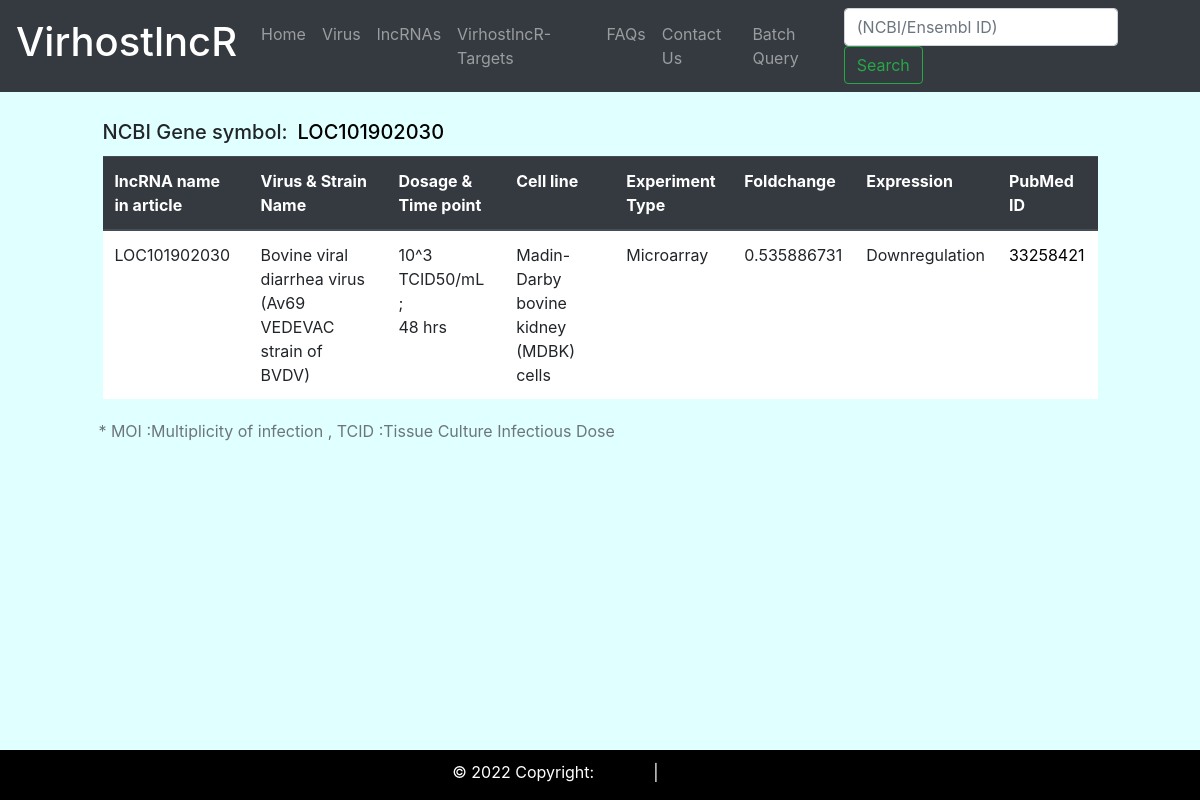
/VirhostlncR/rnadetials/LOC101902030/, run on an earlier commit of the app's database.
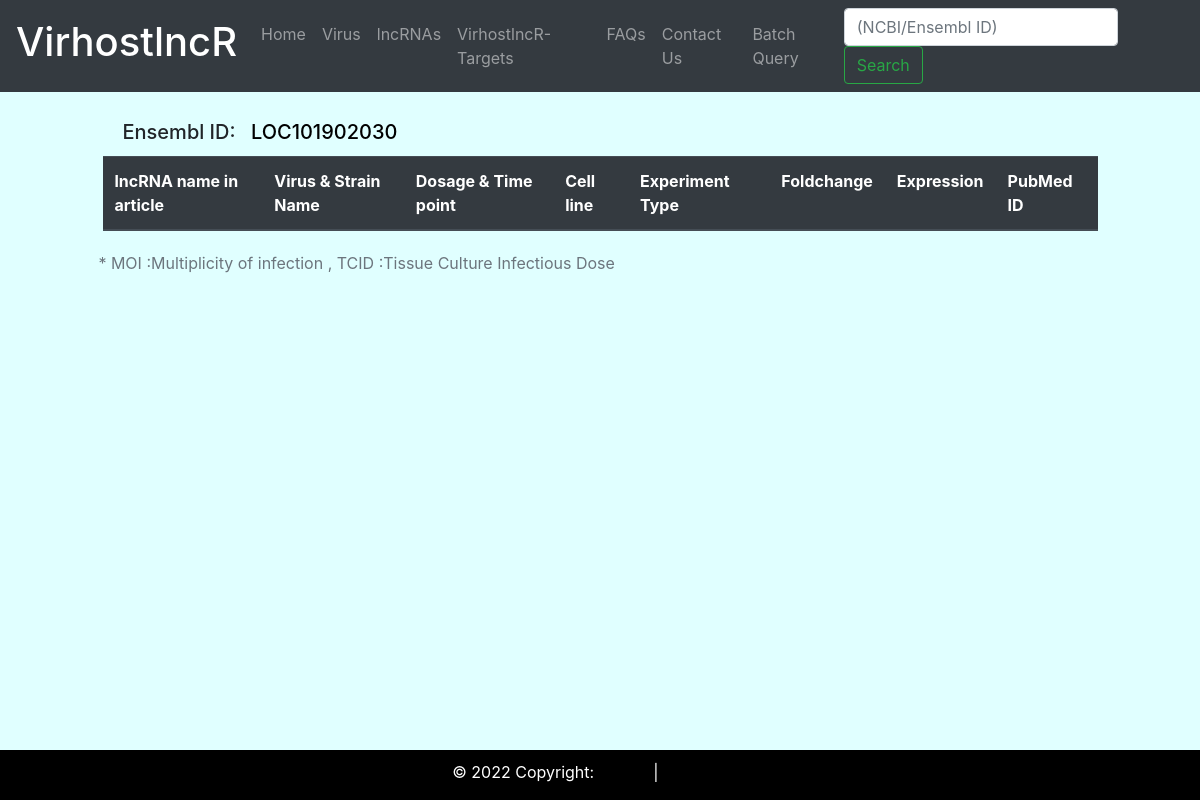
And on a later commit of the database.
### lncrna/models.py (models this page shows, shortened)
class Lncrna(models.Model):
    stimuli = models.CharField(max_length = 255)
    dosage = models.CharField(max_length = 255)
    time_point = models.CharField(max_length = 50 )
    experiment_type = models.CharField( max_length = 200)
    cell_line = models.CharField(max_length = 255)
    lncrna_name = models.CharField(max_length = 255)
    ncbi_gene = models.CharField(max_length = 255 , null = True, blank = True )
    ensembl_id = models.CharField(max_length = 255, null = True, blank = True )
    foldchange = models.CharField( max_length = 255, null = True, blank = True )
    expression = models.CharField(max_length = 50)
    pubmed_id = models.CharField(max_length = 50, null = True , blank = True)
    reference = models.CharField(max_length = 255, null = True, blank = True)

### lncrna/views.py (the view)
# urls.py: path('rnadetials/<str:lncraname>/',views.lncraname, name = 'lncraname'),
def lncraname(request, lncraname):
    lncra = Lncrna.objects.filter(Q(ncbi_gene = lncraname)|Q(ensembl_id =  lncraname) )
    has_ncbi = False
    if lncra.filter(ncbi_gene=lncraname).exists():
        has_ncbi = True
    dis_lncraname = lncraname
    context = {'lncra':lncra,'dis_lncraname':dis_lncraname,'has_ncbi':has_ncbi}
    return render(request,'lncrna/lncra_details.html',context)

### templates/lncrna/lncra_details.html (shortened to what this page needs)
{% extends 'lncrna/base.html' %}
{% block content %}
<div class="cotainer mt-1" >
<div class="row d-flex justify-content-left">
  <div class="col col-xl-1">
  </div>
<div class="col col-xl-6 pt-4">
{% if has_ncbi %}
<h5 class="h5">NCBI Gene symbol:&ensp;<a target="_blank" href="https://www.ncbi.nlm.nih.gov/gene/?term={{ dis_lncraname }}">{{ dis_lncraname }}
</a>
</h5>
{% else %}
<h5 class="h5" style="padding-left: 20px" >Ensembl ID:&ensp; <a target="_blank" href="https://asia.ensembl.org/Multi/Search/Results?q={{ dis_lncraname }}">{{ dis_lncraname }}
</a>
{% endif %}
</div>
</div>
</div>
<div class="cotainer mt-1">
<div class="row d-flex justify-content-center">
<div class="col col-xl-10">
<table class = "table" style="background-color: white;">
    <thead class="thead-dark">
     <tr>
    <th class="align-top">lncRNA name in article</th>
    <th class="align-top">Virus & Strain Name</th>
    <th class="align-top">Dosage & Time point</th>
    <th class="align-top">Cell line</th>
    <th class="align-top">Experiment Type</th>
    <th class="align-top">Foldchange</th>
    <th class="align-top">Expression</th>
    <th class="align-top">PubMed ID</th>
    </tr>
    {% for vrs in lncra %}
  <tr>
      <td>{{ vrs.lncrna_name }}</td>
      <td>{{ vrs.stimuli }}</td>
      <td>{{ vrs.dosage }};
        <br>
      {{ vrs.time_point }}</td>
      <td>{{ vrs.cell_line }}</td>
      <td>{{ vrs.experiment_type }}</td>
      <td>{{ vrs.foldchange }}</td>
      <td>{{ vrs.expression }}</td>
      <td> <a href="https://pubmed.ncbi.nlm.nih.gov/{{ vrs.pubmed_id }}" target="_blank"> {{ vrs.pubmed_id }} </a></td>
  </tr>
{% endfor %}
</table>
</div>
</div>
</div>
<div class="mt-1">
  <div class="row">
    <div class="col xl-10" style="margin-left: 8%;">
      <div class="d-flex justify-content-left">
  <p class=" text-muted">* MOI :Multiplicity of infection , TCID :Tissue Culture Infectious Dose</p>
    </div>
    </div>
  </div>
</div>
{% endblock %}

What changed in the data, as far as the page shows it:
removed Lncrna: lncrna_name "LOC101902030", stimuli "Bovine viral diarrhea virus (Av69 VEDEVAC strain of BVDV)", dosage "10^3 TCID50/mL", time_point "48 hrs", cell_line "Madin-Darby bovine kidney (MDBK) cells", experiment_type "Microarray", foldchange "0.535886731", expression "Downregulation", pubmed_id "33258421"
Also different on the page:
{{ dis_lncraname }}: (not shown) → "LOC101902030"
{{ dis_lncraname }}: "LOC101902030" → (not shown)
text no longer shown: "NCBI Gene symbol:"
text now shown: "Ensembl ID:"
